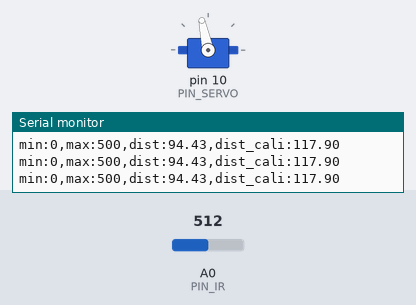
Bench run of a sketch on a simulated Arduino Uno, built with avr-gcc and run on an emulated ATmega328P. On the bench: servo, the last lines printed to the serial monitor. Inputs (shaded band) come from the test bench; at power-on: A0 (PIN_IR) = 512.

Above: at 2.2 s.
2.3 s: A0 (PIN_IR) set to 291
3.8 s: A0 (PIN_IR) set to 265
At 4.2 s:
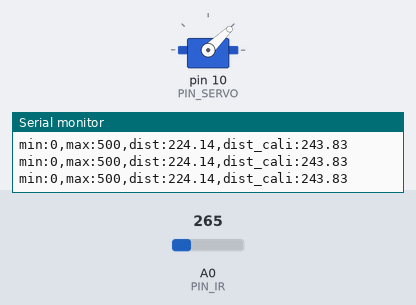
5.3 s: A0 (PIN_IR) set to 306
At 6.1 s:
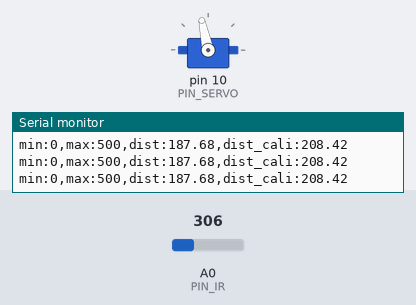
6.8 s: A0 (PIN_IR) set to 200
At 8.1 s:
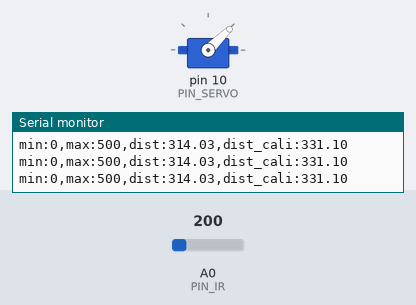
Timing chart, 0 to 9.3 s (numbered marks = the images above; inputs shaded):
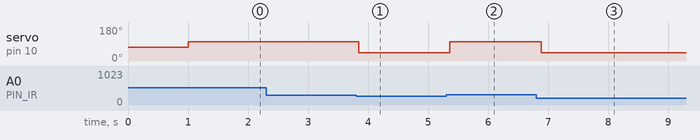

Measured:
- the behaviour switches between 280 and 279 on A0 (PIN_IR) (found by bisection; images 0 and 1)
- after the input at 3.8 s, servo on pin 10 (PIN_SERVO): 102° → 44° at once
- after the input at 5.3 s, servo on pin 10 (PIN_SERVO): 44° → 102° after 0.06 s
- after the input at 6.8 s, servo on pin 10 (PIN_SERVO): 102° → 44° after 0.09 s

The sketch:

21_bbc_20213001.ino
```cpp
#include <Servo.h>


// Arduino pin assignment

#define PIN_IR A0

#define PIN_LED

#define PIN_SERVO 10


Servo myservo;


int a, b; // unit: mm


void setup() {

// initialize serial port

  myservo.attach(PIN_SERVO);

  myservo.writeMicroseconds(1310);

  delay(1000);

  Serial.begin(57600);


  a = 76; //70;

  b = 385; //300;

}


float ir_distance(void){ // return value unit: mm

  float val;

  float volt = float(analogRead(PIN_IR));

  val = ((6762.0/(volt-9.0))-4.0) * 10.0;

  return val;

}


void loop() {

  float raw_dist = ir_distance();

  float dist_cali = 100 + 300.0 / (b - a) * (raw_dist - a);

  Serial.print("min:0,max:500,dist:");

  Serial.print(raw_dist);

  Serial.print(",dist_cali:");

  Serial.println(dist_cali);

  if(raw_dist>210) { // 거리가 255이상일때 레일판 올리기

    myservo.writeMicroseconds(1000); //e

    delay(100);

  }

  else if (raw_dist<210) { // 거리가 255이하일때 레일판 내리기

    myservo.writeMicroseconds(1600);  //f

    delay(100);

  }

}
```
